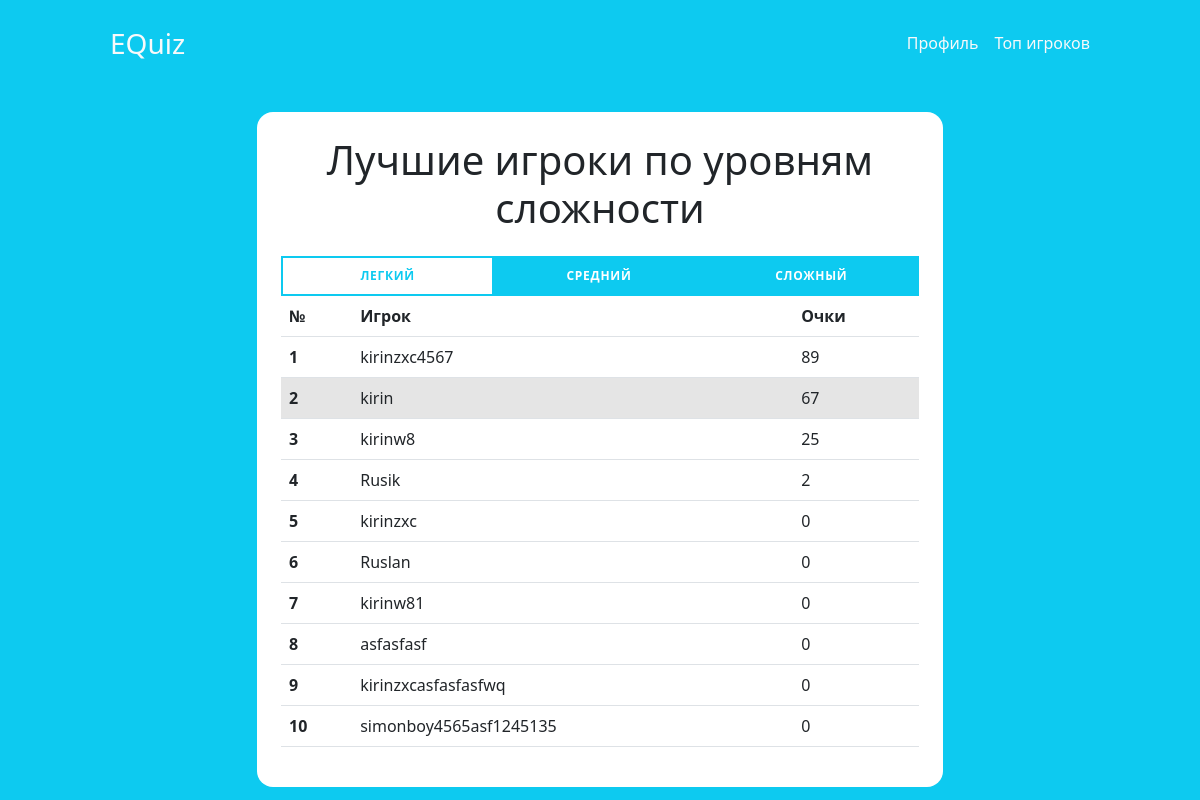
Page /top (signed in) on the earlier database version.
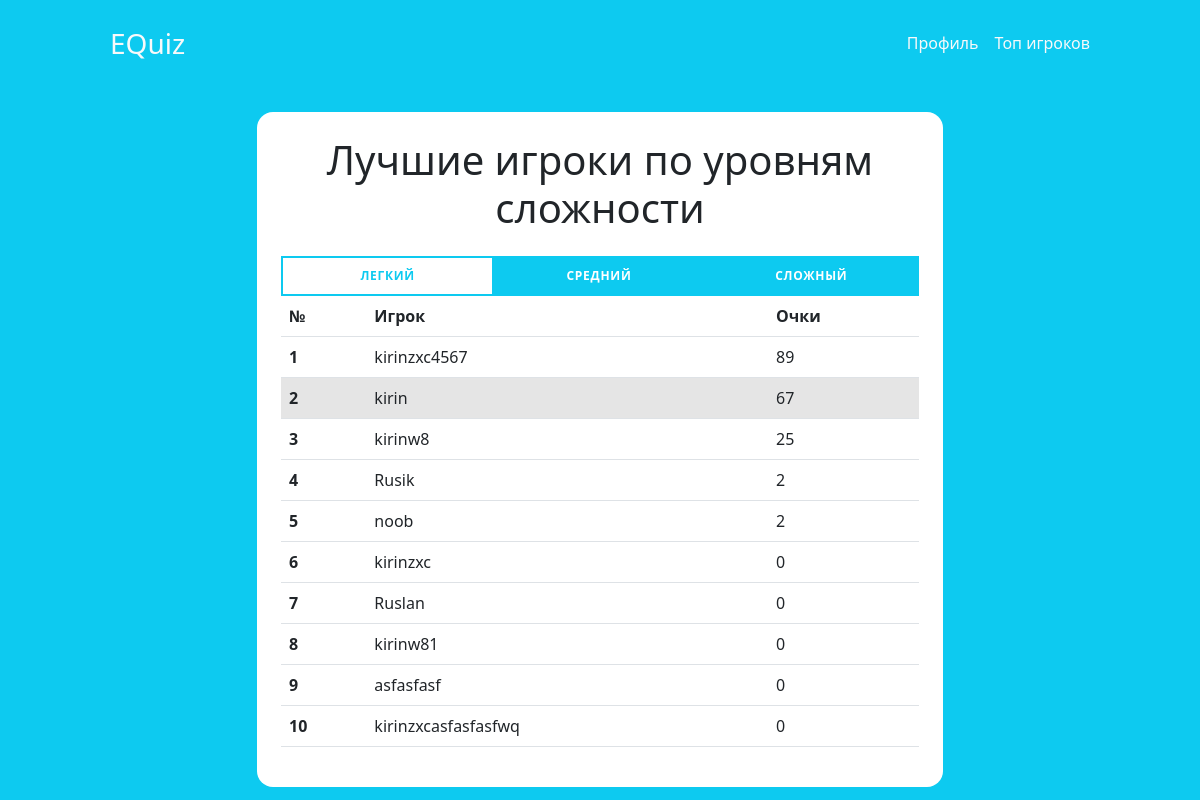
Same page on the later database version.
### apps/authentication/models.py (models this page shows)
class User(AbstractUser):
    username = models.CharField(unique=True, max_length=200, error_messages={
        'unique': 'Это имя пользователя уже занято'
    })
    password = models.CharField(max_length=200)
    email = models.EmailField(unique=True, max_length=200, error_messages={
        'unique': 'Эта почта уже зарегистрирована'
    })
    phoneNumber = models.CharField(unique=True, max_length=12, error_messages={
        'unique': 'Этот номер телефона уже зарегистрирован'
    })
    first_name = None
    last_name = None

### apps/top/views.py (the view)
# urls.py: path('top',views.top, name='top'),
@login_required
def top(request):
    currentUser = request.user.username
    user_id = request.user.id
    allScoresEasy = UserScore.objects.order_by("-user_score_easy")
    allScoresMedium = UserScore.objects.order_by("-user_score_medium")
    allScoresHard = UserScore.objects.order_by("-user_score_hard")
    topPlayersEasy = {}
    topPlayersMedium = {}
    topPlayersHard = {}
    currentPlayerEasyScore = UserScore.objects.get(
        user_id=user_id).user_score_easy
    currentPlayerMediumScore = UserScore.objects.get(
        user_id=user_id).user_score_medium
    currentPlayerHardScore = UserScore.objects.get(
        user_id=user_id).user_score_hard
    count = 0
    currentPlayerEasyPlace = -1
    currentPlayerMediumPlace = -1
    currentPlayerHardPlace = -1
    for user in allScoresEasy:
        count += 1
        if len(topPlayersEasy) <= 9:
            user_id = user.user_id
            username = User.objects.get(id=user_id).username
            topPlayersEasy[username] = user.user_score_easy
            if username == currentUser:
                currentPlayerEasyPlace = count
        else:
            user_id = user.user_id
            username = User.objects.get(id=user_id).username
            if username == currentUser:
                currentPlayerEasyPlace = count
    count = 0
    for user in allScoresMedium:
        count += 1
        if len(topPlayersMedium) <= 9:
            user_id = user.user_id
            username = User.objects.get(id=user_id).username
            topPlayersMedium[username] = user.user_score_medium
            if username == currentUser:
                currentPlayerMediumPlace = count
        else:
            user_id = user.user_id
            username = User.objects.get(id=user_id).username
            if username == currentUser:
                currentPlayerMediumPlace = count
    count = 0
    for user in allScoresHard:
        count += 1
        if len(topPlayersHard) <= 9:
            user_id = user.user_id
            username = User.objects.get(id=user_id).username
            topPlayersHard[username] = user.user_score_hard
            if username == currentUser:
                currentPlayerHardPlace = count
        else:
            user_id = user.user_id
            username = User.objects.get(id=user_id).username
            if username == currentUser:
                currentPlayerHardPlace = count
    content = {
        'topPlayersEasy': topPlayersEasy.items(),
        'topPlayersMedium': topPlayersMedium.items(),
        'topPlayersHard': topPlayersHard.items(),
        'currentUser': currentUser,
        'currentPlayerEasyScore': currentPlayerEasyScore,
        'currentPlayerMediumScore': currentPlayerMediumScore,
        'currentPlayerHardScore': currentPlayerHardScore,
        'currentPlayerEasyPlace': currentPlayerEasyPlace,
        'currentPlayerMediumPlace': currentPlayerMediumPlace,
        'currentPlayerHardPlace': currentPlayerHardPlace,
    }
    return render(request, 'top.html', context=content)

### apps/top/templates/top.html (shortened to what this page needs)
{% extends 'header.html' %}
{% load static %}
{% block content %}
<link rel="stylesheet" href="{% static "css/styles.css" %}">
<div class="p-4 rounded-4 bg-white">
    <h1 class="text-center mb-4">Лучшие игроки по уровням сложности</h1>
    <div class="tabs">
        <ul class="tabs__list w-100">
            <li class="tabs__item"><button class="tabs__btn
                    tabs__btn--active bg-info" data-tabs-path="easy">Легкий</button></li>
            <li class="tabs__item"><button class="tabs__btn"
                    data-tabs-path="medium">Средний</button></li>
            <li class="tabs__item"><button class="tabs__btn"
                    data-tabs-path="hard">Сложный</button></li>
        </ul>
        <div class="tabs__content tabs__content--active"
            data-tabs-target="easy">
            <div class="content">
                <table class="table table-hover overflow-auto mh-100">
                    <thead>
                        <tr>
                            <th scope="col">№</th>
                            <th scope="col">Игрок</th>
                            <th scope="col">Очки</th>
                        </tr>
                    </thead>
                    <tbody>
                        {% if currentPlayerEasyPlace > 10 %}
                        {% for player, score in topPlayersEasy%}
                        <tr>
                            <th scope="row">{{ forloop.counter }}</th>
                            <td>{{player}}</td>
                            <td>{{score}}</td>
                        </tr>
                        {% endfor %}
                        <tr class="table-active">
                            <th scope="row">{{ currentPlayerEasyPlace }}</th>
                            <td>{{currentUser}}</td>
                            <td>{{currentPlayerEasyScore}}</td>
                        </tr>
                        {% else %}
                        {% for player, score in topPlayersEasy%}
                        {% if player == currentUser %}
                        <tr class="table-active">
                            <th scope="row">{{ forloop.counter }}</th>
                            <td>{{player}}</td>
                            <td>{{score}}</td>
                        </tr>
                        {% else %}
                        <tr>
                            <th scope="row">{{ forloop.counter }}</th>
                            <td>{{player}}</td>
                            <td>{{score}}</td>
                        </tr>
                        {% endif %}
                        {% endfor %}
                        {% endif %}
                    </tbody>
                </table>
            </div>
        </div>
    </div>
</div>
{% endblock content %}

### apps/quiz/templates/header.html (shortened to what this page needs)
<!DOCTYPE html>
<html lang="en">
<head>
    <link href="https://cdn.jsdelivr.net/npm/bootstrap@5.3.0-alpha1/dist/css/bootstrap.min.css" rel="stylesheet"
>
</head>
<body class="bg-info container-xxl position-relative d-flex flex-column">
    <div class="d-flex align-items-center col-10 mt-2 d-flex mx-auto">
        <a href="{% url 'quiz' %}" class="link-light fs-3 text-decoration-none">EQuiz</a>
        <a href="{% url 'profile' %}" class="ms-auto link-light text-decoration-none">Профиль</a>
        <a href="{% url 'top' %}" class="ms-3 link-light text-decoration-none">Топ игроков</a>
    </div>
    <div class="mt-5 col-7 d-flex flex-column mx-auto">
        {% block content %}
        {% endblock content %}
    </div>
</body>
</html>

### apps/top/static/css/styles.css (style rules this page uses)
body { background-color: #fafafa; min-height: 100vh; display: flex; align-items: center; justify-content: center; }
.tabs { position: relative; }
.tabs__list { border: 2px solid rgb(13, 202, 240); list-style-type: none; padding: 0; margin: 0; display: flex; align-items: center; }
.tabs__item { display: flex; justify-content: center; align-items: center; width: 33.333%; background-color: rgb(13, 202, 240); }
.tabs__btn { width: 100%; padding: 10px; border: none; color: #fff; cursor: pointer; font-weight: 600; font-size: 12px; line-height: 16px; text-align: center; letter-spacing: 0.06em; text-transform: uppercase; transition: background-color 0.15s ease-in-out, color 0.15s ease-in-out; background-color: transparent; }
.tabs__item:not(:last-child) { border-right: 2px solid rgb(13, 202, 240); }
.tabs__btn--active { color: rgb(13, 202, 240); transition: background-color 0.3s ease-in-out, color 0.3s ease-in-out; pointer-events: none; background-color: #fff !important; }
.tabs__content { display: none; background-color: #fff; }
.tabs__content--active { display: block; }

Differences in the rows shown:
no longer on this page (row unchanged): User: topPlayersEasy "simonboy4565asf1245135"
added User: topPlayersEasy "noob"
Other differences:
new list line: "5 2"
list line gone: "10 0"
